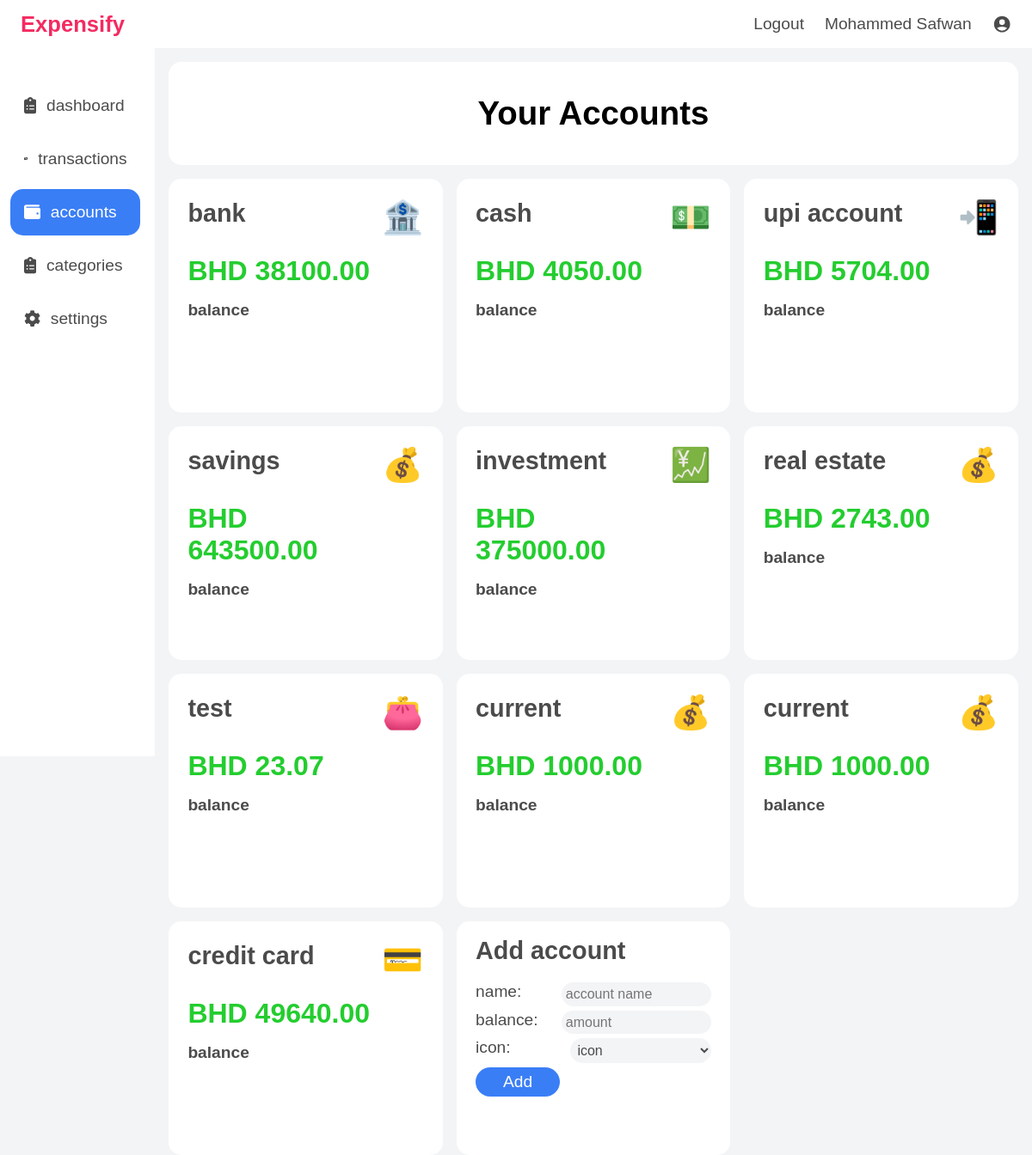
Page /accounts (signed in) on the earlier database version.
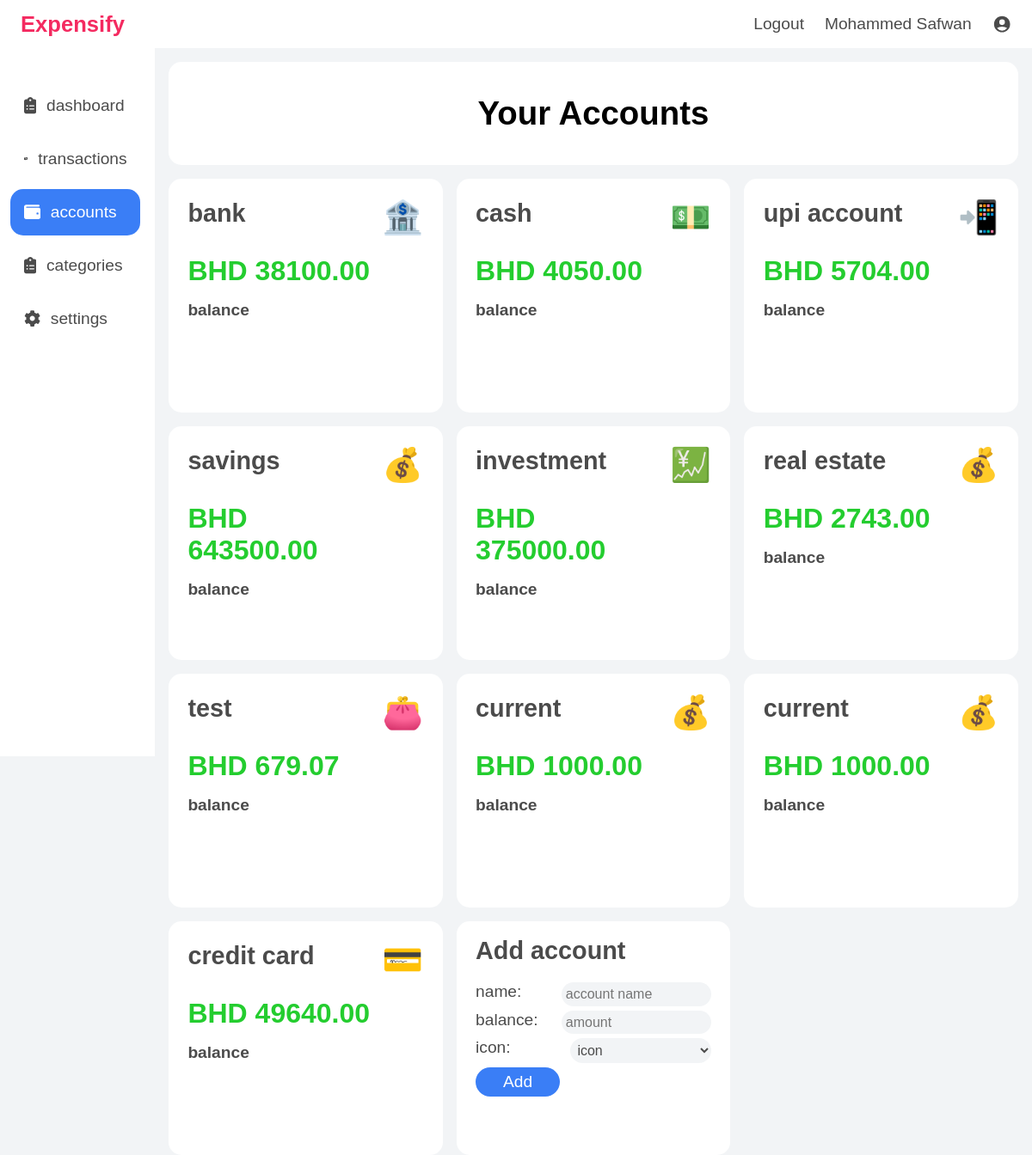
Same page on the later database version.
### tables this page shows
CREATE TABLE users(user_id INTEGER NOT NULL PRIMARY KEY AUTOINCREMENT, username TEXT NOT NULL, password TEXT NOT NULL, email TEXT, currency TEXT DEFAULT 'INR');

CREATE TABLE accounts (account_id INTEGER NOT NULL PRIMARY KEY AUTOINCREMENT, user_id INTEGER NOT NULL, name TEXT NOT NULL, balance REAL DEFAULT 0, icon TEXT NOT NULL, FOREIGN KEY(user_id) REFERENCES users(user_id));

### app.py (the view)
@app.route("/accounts", methods=["GET", "POST"])
@login_required
def accounts():
    if request.method == "POST":
        name = request.form.get("name")
        if name == "":
            return dashApology("enter account name")
        balance = request.form.get("balance")
        if balance == "":
            return dashApology("enter balance")
        try:
            if not isinstance(float(balance), float):
                return dashApology("enter valid balance")
            if float(balance) <= 0:
                return dashApology("enter positive balance")
        except ValueError:
            return dashApology("enter valid balance")
        icon = request.form.get("icon")
        user_id = session["user_id"]
        dbcon = sqlite3.connect("database.db")
        cursor = dbcon.cursor()
        cursor.execute(f"INSERT INTO accounts (user_id, name, balance, icon) values ({user_id}, '{name}', {balance}, '{icon}');")
        cursor.close()
        dbcon.commit()
        dbcon.close()
        return redirect("/accounts")
    else:
        user_id = session["user_id"]
        dbcon = sqlite3.connect("database.db")
        cursor = dbcon.cursor()
        cursor.execute(f"SELECT username, currency FROM users WHERE user_id = {user_id};")
        result = cursor.fetchall()[0]
        username = result[0]
        currency = result[1]
        cursor.execute(f"SELECT * FROM accounts WHERE user_id = {user_id};")
        rows = cursor.fetchall()
        cursor.close()
        dbcon.close()
        return render_template("accounts.html", username=username, currency=currency, rows=rows)

### app.py (called while the page is built)
@app.after_request
def after_request(response):
    response.headers["Cache-Control"] = "no-cache, no-store, must-revalidate"
    response.headers["Expires"] = 0
    response.headers["Pragma"] = "no-cache"
    return response

### helpers.py (called while the page is built)
def login_required(f):
    @wraps(f)
    def decorated_function(*args, **kwargs):
        if session.get("user_id") is None:
            return redirect("/login")
        return f(*args, **kwargs)
    return decorated_function

### templates/accounts.html (shortened to what this page needs)
{% extends "dashLayout.html" %}
{% block nav %}
    <nav>
        <div class="nav-link">
            <a href="/dashboard">dashboard</a>
        </div>
        <div class="nav-link">
            <a href="/transactions">transactions</a>
        </div>
        <div class="nav-link selected">
            <a href="/accounts">accounts</a>
        </div>
        <div class="nav-link">
            <a href="/categories">categories</a>
        </div>
        <div class="nav-link">
            <a href="/settings">settings</a>
        </div>
    </nav>
{% endblock %}
{% block main %}
    <main style="height: 100%; width: 85%;">
        <div class="accounts-grid">
            <div class="account-header">
                <h1>Your Accounts</h1>
            </div>
            {% for row in rows %}
                <div class="account">
                    <div class="account-info">
                        <h2>{{ row[2] }}</h2>
                        <p class="amount-text">{{ currency ~ " " ~ "%.2f"|format(row[3]) }}</p>
                        <p>balance</p>
                    </div>
                    <h1>{{ row[4] }}</h1>
                </div>
            {% endfor %}
            <div class="account" style="padding: 1rem 1.4rem;">
                <form action="/accounts" method="post">
                    <h2>Add account</h2>
                    <div style="display: flex; justify-content: space-between;">
                        <label for="name">name: </label>
                        <input name="name" autocomplete="off" placeholder="account name">
                    </div>
                    <div style="display: flex; justify-content: space-between;">
                        <label for="balance">balance: </label>
                        <input name="balance" autocomplete="off" placeholder="amount">
                    </div>
                    <div style="display: flex; justify-content: space-between;">
                        <label for="icon">icon: </label>
                        <select name="icon">
                            <option disabled selected>icon</option>
                        </select>
                    </div>
                    <button type="submit">Add</button>
                </form>
            </div>
        </div>
    </main>
{% endblock %}

### templates/dashLayout.html (shortened to what this page needs)
<!DOCTYPE html>
<html lang="en">
<head>
    <link rel="stylesheet" href="../static/dashboard.css">
</head>
<body>
    <header>
        <p>Expensify</p>
        <div class="header-links">
            <a href="/logout">Logout</a>
            <a>{{ username }}</a>
        </div>
    </header>
    <section style="display: flex; height: 93vh; width: 100vw; justify-content: space-between;">
        {% block nav %}{% endblock %}
        {% block main %}{% endblock %}
    </section>
</body>
</html>

Differences in the rows shown:
changed through a linked row, users "Mohammed Safwan": currency.balance "BHD 23.07" → "BHD 679.07"
